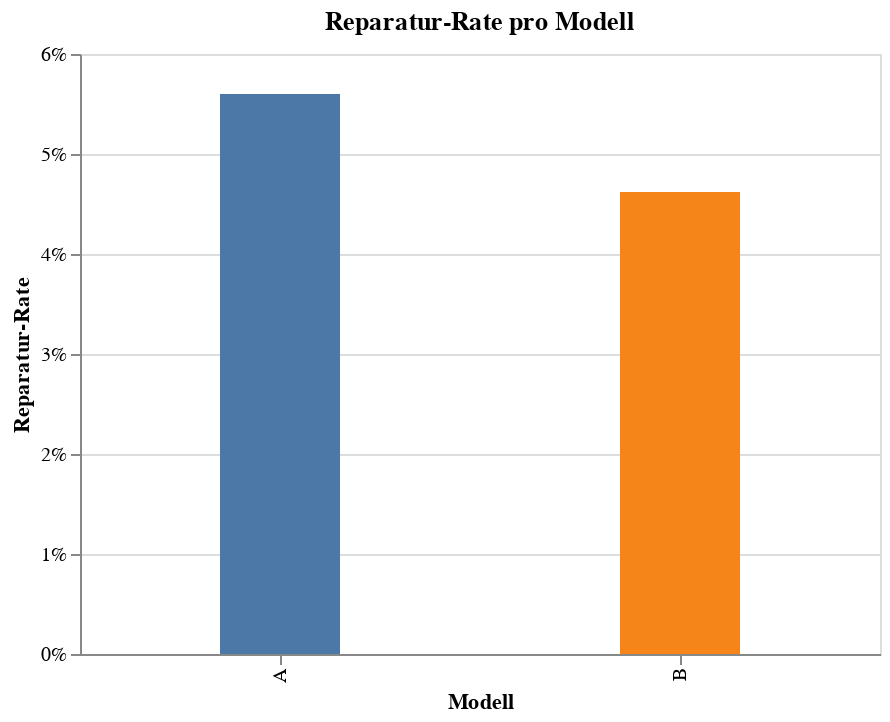

Notebook source saved alongside this figure:
### Code cell
rate_chart = (
    alt.Chart(repair_rates)
    .mark_bar(size=60)
    .encode(
        x=alt.X('Model:N', title='Modell'),
        y=alt.Y('repair_rate:Q', title='Reparatur-Rate', axis=alt.Axis(format='%')),
        color=alt.Color('Model:N', legend=None)
    )
    .properties(width=400, title='Reparatur-Rate pro Modell')  # Breiter machen
)

rate_chart.show()

### Figure 1 — Vega-Lite specification as saved in the notebook (floating-point values rounded to 4 significant figures)
{"config": {"view": {"continuousWidth": 300, "continuousHeight": 300}}, "data": {"name": "data-2cbcf424c3e065887395f0d99afef3e1"}, "mark": {"type": "bar", "size": 60}, "encoding": {"color": {"field": "Model", "legend": null, "type": "nominal"}, "x": {"field": "Model", "title": "Modell", "type": "nominal"}, "y": {"axis": {"format": "%"}, "field": "repair_rate", "title": "Reparatur-Rate", "type": "quantitative"}}, "title": "Reparatur-Rate pro Modell", "width": 400, "$schema": "https://vega.github.io/schema/vega-lite/v5.20.1.json", "datasets": {"data-2cbcf424c3e065887395f0d99afef3e1": [{"Model": "A", "repair_rate": 0.056}, {"Model": "B", "repair_rate": 0.0462}]}}
